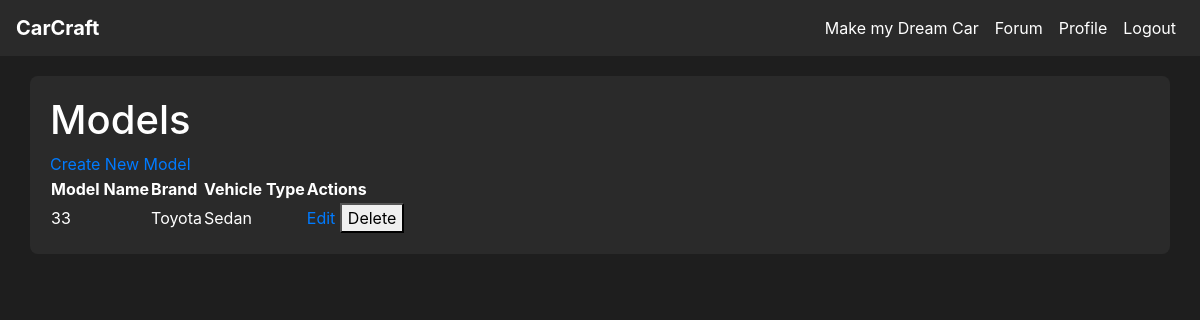
Page /models (signed in) on the earlier database version.
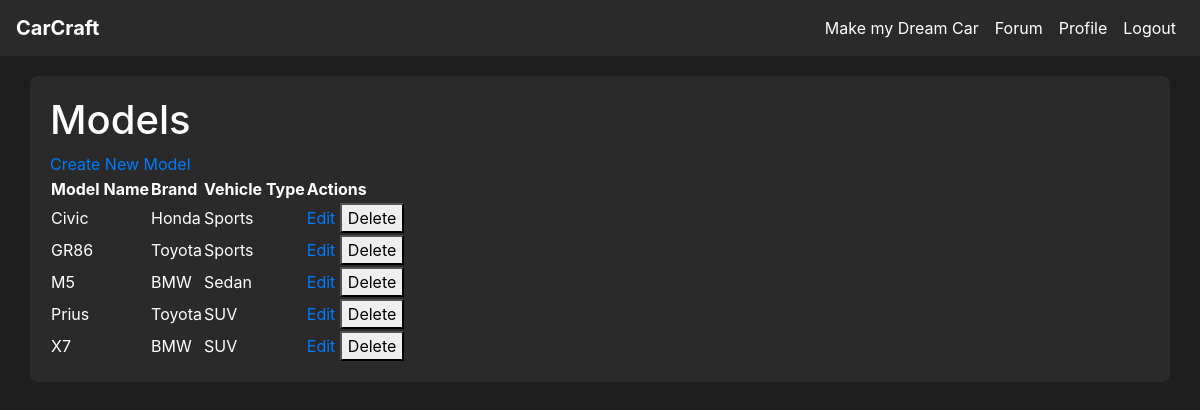
Same page on the later database version.
### tables this page shows
CREATE TABLE model (
    model_id INTEGER PRIMARY KEY AUTOINCREMENT,
    brand_id INTEGER NOT NULL,
    type_id INTEGER NOT NULL,
    name VARCHAR(100) NOT NULL,
    FOREIGN KEY (brand_id) REFERENCES brand(brand_id),
    FOREIGN KEY (type_id) REFERENCES vehicle_type(type_id)
);

CREATE TABLE brand (
    brand_id INTEGER PRIMARY KEY AUTOINCREMENT,
    name VARCHAR(20)
);

CREATE TABLE vehicle_type (
    type_id INTEGER PRIMARY KEY AUTOINCREMENT,
    name VARCHAR(20) NOT NULL
);

### app.py (the view)
@app.route('/models')
@login_required
def models():
    conn = get_db_connection()
    models = conn.execute('''
        SELECT model.model_id, model.name as model_name, brand.name as brand_name, vehicle_type.name as type_name
        FROM model
        JOIN brand ON model.brand_id = brand.brand_id
        JOIN vehicle_type ON model.type_id = vehicle_type.type_id
        ORDER BY model.name
    ''').fetchall()
    conn.close()
    return render_template('model.html', models=models)

### app.py (called while the page is built)
def get_db_connection():
    conn = sqlite3.connect(DATABASE)
    conn.row_factory = sqlite3.Row  # This enables column access by name: row['column_name']
    return conn

@login_manager.user_loader
def load_user(user_id):
    return User.get(user_id)

    @staticmethod
    def get(user_id):
        conn = get_db_connection()
        user_data = conn.execute('SELECT * FROM user WHERE user_id = ?', (user_id,)).fetchone()
        conn.close()
        if user_data:
            return User(
                user_id=user_data['user_id'],
                username=user_data['username'],
                email=user_data['email'],
                password_hash=user_data['password_hash'],
                admin=bool(user_data['admin'])
            )
        return None

### templates/model.html (shortened to what this page needs)
{% extends "base.html" %}
{% block content %}
<h1>Models</h1>
<a href="{{ url_for('create_model') }}">Create New Model</a>
<table>
    <tr>
        <th>Model Name</th>
        <th>Brand</th>
        <th>Vehicle Type</th>
        <th>Actions</th>
    </tr>
    {% for model in models %}
    <tr>
        <td>{{ model['model_name'] }}</td>
        <td>{{ model['brand_name'] }}</td>
        <td>{{ model['type_name'] }}</td>
        <td>
            <a href="{{ url_for('edit_model', model_id=model['model_id']) }}">Edit</a>
            <form action="{{ url_for('delete_model', model_id=model['model_id']) }}" method="POST" style="display:inline;">
                <button type="submit" onclick="return confirm('Are you sure?')">Delete</button>
            </form>
        </td>
    </tr>
    {% endfor %}
</table>
{% endblock %}

Differences in the rows shown:
now on this page (row edited): model: model_name "Civic", brand_name "Honda", type_name "Sports"
now on this page (row edited): model: model_name "GR86", brand_name "Toyota", type_name "Sports"
now on this page (row edited): model: model_name "M5", brand_name "BMW", type_name "Sedan"
now on this page (row edited): model: model_name "Prius", brand_name "Toyota", type_name "SUV"
changed model (number 5 of 5 on the later page): model_name "33" → "X7"; brand_name "Toyota" → "BMW"; type_name "Sedan" → "SUV"
